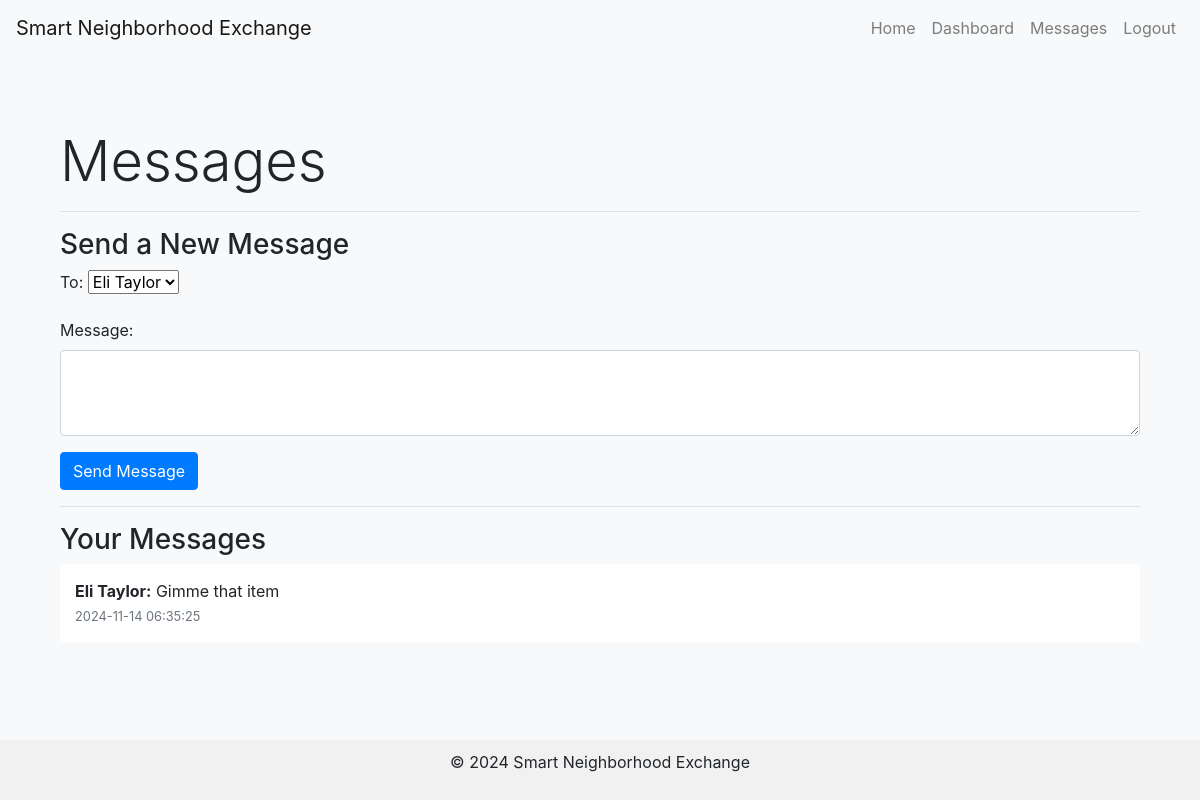
Before: /messages (signed in) with the older database file.
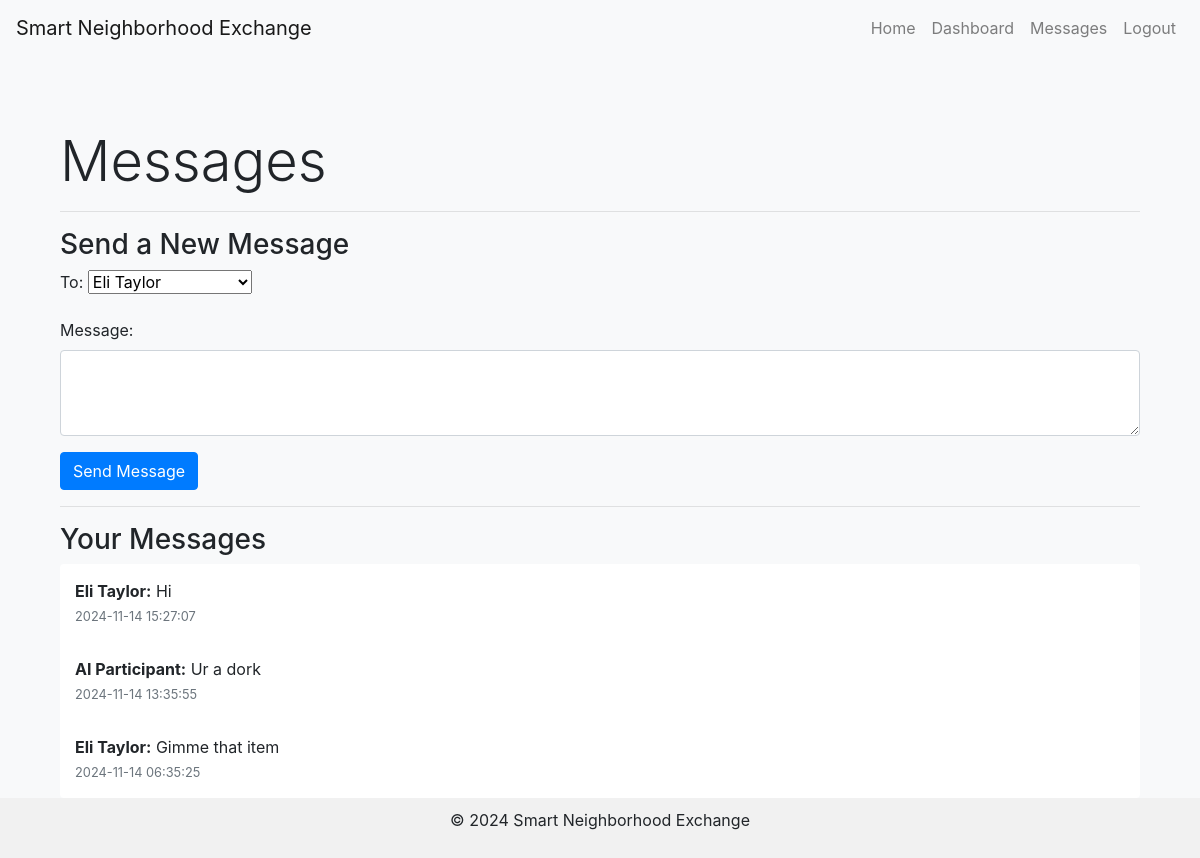
After: the same page with the newer database file.
### tables this page shows
CREATE TABLE messages (
                        message_id INTEGER PRIMARY KEY AUTOINCREMENT,
                        sender_id INTEGER NOT NULL,
                        receiver_id INTEGER NOT NULL,
                        content TEXT NOT NULL,
                        timestamp TEXT NOT NULL,
                        is_read INT DEFAULT 0,
                        FOREIGN KEY (sender_id) REFERENCES users(user_id),
                        FOREIGN KEY (receiver_id) REFERENCES users(user_id)
                      );

CREATE TABLE users (
                        user_id INTEGER PRIMARY KEY AUTOINCREMENT,
                        name TEXT NOT NULL,
                        email TEXT NOT NULL UNIQUE,
                        password TEXT NOT NULL,
                        profile_image TEXT,
                        location TEXT
                      );

### app.py (the view)
@app.route('/messages', methods=['GET', 'POST'])
def messages():
    user_id = session.get('user_id')
    if not user_id:
        return redirect(url_for('login'))
    conn = sqlite3.connect('database.db')
    cursor = conn.cursor()
    cursor.execute("SELECT user_id, name FROM users WHERE user_id != ?", (user_id,))
    users = cursor.fetchall()
    cursor.execute('''SELECT messages.content, messages.timestamp, users.name
                      FROM messages
                      JOIN users ON messages.sender_id = users.user_id
                      WHERE messages.receiver_id = ?
                      ORDER BY messages.timestamp DESC''', (user_id,))
    messages = cursor.fetchall()
    cursor.execute("UPDATE messages SET is_read = 1 WHERE receiver_id = ?", (user_id,))
    conn.commit()
    conn.close()
    return render_template('messages.html', users=users, messages=messages)

### templates/messages.html (shortened to what this page needs)
{% extends "base.html" %}
{% block content %}
<div class="container mt-5">
    <h1 class="display-4">Messages</h1>
    <hr>
    <h3>Send a New Message</h3>
    <form action="{{ url_for('send_message') }}" method="POST">
        <div class="mb-3">
            <label for="recipient" class="form-label">To:</label>
            <select class="form-select" id="recipient" name="recipient_id">
                {% for user in users %}
                    <option value="{{ user[0] }}">{{ user[1] }}</option>
                {% endfor %}
            </select>
        </div>
        <div class="mb-3">
            <label for="message" class="form-label">Message:</label>
            <textarea class="form-control" id="message" name="message" rows="3"></textarea>
        </div>
        <button type="submit" class="btn btn-primary">Send Message</button>
    </form>
    <hr>
    <h3>Your Messages</h3>
    {% if messages %}
        <ul class="list-group">
            {% for message in messages %}
                <li class="list-group-item">
                    <strong>{{ message[2] }}:</strong> {{ message[0] }}
                    <br><small class="text-muted">{{ message[1] }}</small>
                </li>
            {% endfor %}
        </ul>
    {% else %}
        <p class="text-muted">You have no messages.</p>
    {% endif %}
</div>
{% endblock %}

### templates/base.html (shortened to what this page needs)
<!DOCTYPE html>
<html lang="en">
<head>
    <link href="https://stackpath.bootstrapcdn.com/bootstrap/4.5.2/css/bootstrap.min.css" rel="stylesheet">
</head>
<body>
    <nav class="navbar navbar-expand-lg navbar-light bg-light">
        <a class="navbar-brand" href="{{ url_for('home') }}">Smart Neighborhood Exchange</a>
        <div class="collapse navbar-collapse" id="navbarNav">
            <ul class="navbar-nav ml-auto">
                <li class="nav-item"><a class="nav-link" href="{{ url_for('home') }}">Home</a></li>
                {% if session.get('user_id') %}
                <li class="nav-item"><a class="nav-link" href="{{ url_for('dashboard') }}">Dashboard</a></li>
                <li class="nav-item"><a class="nav-link" href="{{ url_for('messages') }}">Messages</a></li>
                <li class="nav-item"><a class="nav-link" href="{{ url_for('logout') }}">Logout</a></li>
                {% else %}
                <li class="nav-item"><a class="nav-link" href="{{ url_for('login') }}">Login</a></li>
                <li class="nav-item"><a class="nav-link" href="{{ url_for('register') }}">Register</a></li>
                {% endif %}
            </ul>
        </div>
    </nav>
    <div class="container mt-4">
        {% block content %}{% endblock %}
    </div>
    <footer class="footer mt-auto">
        <p>&copy; 2024 Smart Neighborhood Exchange</p>
    </footer>
</body>
</html>

### templates/base.html (style rules this page uses)
body { background-color: #f8f9fa; display: flex; flex-direction: column; min-height: 100vh; }
.container { flex: 1; }
.footer { background-color: #f1f1f1; padding: 10px 0; text-align: center; }
.list-group-item { border: none; padding: 15px; }

Changed rows visible on the page:
added messages: name "Eli Taylor", content "Hi", timestamp "2024-11-14 15:27:07"
added messages: name "AI Participant", content "Ur a dork", timestamp "2024-11-14 13:35:55"
